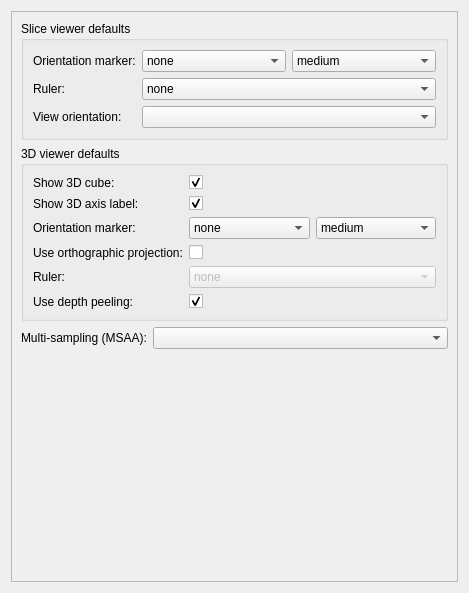
<?xml version="1.0" encoding="UTF-8"?>
<ui version="4.0">
 <class>qCjyxSettingsViewsPanel</class>
 <widget class="ctkSettingsPanel" name="qCjyxSettingsViewsPanel">
  <property name="geometry">
   <rect>
    <x>0</x>
    <y>0</y>
    <width>469</width>
    <height>593</height>
   </rect>
  </property>
  <property name="windowTitle">
   <string>ViewsSettings</string>
  </property>
  <layout class="QVBoxLayout" name="verticalLayout_2">
   <item>
    <widget class="QScrollArea" name="scrollArea">
     <property name="widgetResizable">
      <bool>true</bool>
     </property>
     <widget class="QWidget" name="scrollAreaWidgetContents">
      <property name="geometry">
       <rect>
        <x>0</x>
        <y>0</y>
        <width>449</width>
        <height>573</height>
       </rect>
      </property>
      <property name="sizePolicy">
       <sizepolicy hsizetype="Expanding" vsizetype="Expanding">
        <horstretch>0</horstretch>
        <verstretch>0</verstretch>
       </sizepolicy>
      </property>
      <layout class="QVBoxLayout" name="verticalLayout">
       <item>
        <widget class="ctkCollapsibleGroupBox" name="CollapsibleGroupBox">
         <property name="title">
          <string>Slice viewer defaults</string>
         </property>
         <layout class="QFormLayout" name="formLayout_2">
          <property name="fieldGrowthPolicy">
           <enum>QFormLayout::AllNonFixedFieldsGrow</enum>
          </property>
          <item row="0" column="0">
           <widget class="QLabel" name="SliceOrientationMarkerLabel">
            <property name="text">
             <string>Orientation marker:</string>
            </property>
           </widget>
          </item>
          <item row="0" column="1">
           <layout class="QHBoxLayout" name="horizontalLayout_2">
            <item>
             <widget class="ctkComboBox" name="SliceOrientationMarkerTypeComboBox">
              <item>
               <property name="text">
                <string>none</string>
               </property>
              </item>
              <item>
               <property name="text">
                <string>cube</string>
               </property>
              </item>
              <item>
               <property name="text">
                <string>human</string>
               </property>
              </item>
              <item>
               <property name="text">
                <string>axes</string>
               </property>
              </item>
             </widget>
            </item>
            <item>
             <widget class="ctkComboBox" name="SliceOrientationMarkerSizeComboBox">
              <property name="currentIndex">
               <number>1</number>
              </property>
              <item>
               <property name="text">
                <string>small</string>
               </property>
              </item>
              <item>
               <property name="text">
                <string>medium</string>
               </property>
              </item>
              <item>
               <property name="text">
                <string>large</string>
               </property>
              </item>
             </widget>
            </item>
           </layout>
          </item>
          <item row="1" column="0">
           <widget class="QLabel" name="SliceRulerLabel">
            <property name="text">
             <string>Ruler:</string>
            </property>
           </widget>
          </item>
          <item row="1" column="1">
           <widget class="ctkComboBox" name="SliceRulerTypeComboBox">
            <item>
             <property name="text">
              <string>none</string>
             </property>
            </item>
            <item>
             <property name="text">
              <string>thin</string>
             </property>
            </item>
            <item>
             <property name="text">
              <string>thick</string>
             </property>
            </item>
           </widget>
          </item>
          <item row="2" column="0">
           <widget class="QLabel" name="SliceViewOrientationLabel">
            <property name="text">
             <string>View orientation:</string>
            </property>
           </widget>
          </item>
          <item row="2" column="1">
           <widget class="ctkComboBox" name="SliceViewOrientationComboBox">
            <property name="currentIndex">
             <number>-1</number>
            </property>
           </widget>
          </item>
         </layout>
        </widget>
       </item>
       <item>
        <widget class="ctkCollapsibleGroupBox" name="CollapsibleGroupBox_2">
         <property name="title">
          <string>3D viewer defaults</string>
         </property>
         <layout class="QFormLayout" name="formLayout_3">
          <property name="fieldGrowthPolicy">
           <enum>QFormLayout::AllNonFixedFieldsGrow</enum>
          </property>
          <item row="0" column="0">
           <widget class="QLabel" name="ThreeDBoxVisibilityLabel">
            <property name="text">
             <string>Show 3D cube:</string>
            </property>
           </widget>
          </item>
          <item row="0" column="1">
           <widget class="ctkCheckBox" name="ThreeDBoxVisibilityCheckBox">
            <property name="checked">
             <bool>true</bool>
            </property>
           </widget>
          </item>
          <item row="1" column="0">
           <widget class="QLabel" name="ThreeDAxisLabelsVisibilityLabel">
            <property name="text">
             <string>Show 3D axis label:</string>
            </property>
           </widget>
          </item>
          <item row="1" column="1">
           <widget class="ctkCheckBox" name="ThreeDAxisLabelsVisibilityCheckBox">
            <property name="checked">
             <bool>true</bool>
            </property>
           </widget>
          </item>
          <item row="2" column="0">
           <widget class="QLabel" name="ThreeDOrientationMarkerLabel">
            <property name="text">
             <string>Orientation marker:</string>
            </property>
           </widget>
          </item>
          <item row="2" column="1">
           <layout class="QHBoxLayout" name="horizontalLayout_3">
            <item>
             <widget class="ctkComboBox" name="ThreeDOrientationMarkerTypeComboBox">
              <item>
               <property name="text">
                <string>none</string>
               </property>
              </item>
              <item>
               <property name="text">
                <string>cube</string>
               </property>
              </item>
              <item>
               <property name="text">
                <string>human</string>
               </property>
              </item>
              <item>
               <property name="text">
                <string>axes</string>
               </property>
              </item>
             </widget>
            </item>
            <item>
             <widget class="ctkComboBox" name="ThreeDOrientationMarkerSizeComboBox">
              <property name="currentIndex">
               <number>1</number>
              </property>
              <item>
               <property name="text">
                <string>small</string>
               </property>
              </item>
              <item>
               <property name="text">
                <string>medium</string>
               </property>
              </item>
              <item>
               <property name="text">
                <string>large</string>
               </property>
              </item>
             </widget>
            </item>
           </layout>
          </item>
          <item row="4" column="0">
           <widget class="QLabel" name="ThreeDRulerTypeLabel">
            <property name="text">
             <string>Ruler:</string>
            </property>
           </widget>
          </item>
          <item row="4" column="1">
           <widget class="ctkComboBox" name="ThreeDRulerTypeComboBox">
            <property name="enabled">
             <bool>false</bool>
            </property>
            <property name="toolTip">
             <string>Ruler is only displayed if orthographic projection mode is used.</string>
            </property>
            <item>
             <property name="text">
              <string>none</string>
             </property>
            </item>
            <item>
             <property name="text">
              <string>thin</string>
             </property>
            </item>
            <item>
             <property name="text">
              <string>thick</string>
             </property>
            </item>
           </widget>
          </item>
          <item row="5" column="0">
           <widget class="QLabel" name="ThreeDUseDepthPeelingLabel">
            <property name="text">
             <string>Use depth peeling:</string>
            </property>
           </widget>
          </item>
          <item row="5" column="1">
           <widget class="ctkCheckBox" name="ThreeDUseDepthPeelingCheckBox">
            <property name="toolTip">
             <string>Enabling depth peeling improves rendering of transparent models at the cost of higher computational cost.</string>
            </property>
            <property name="checked">
             <bool>true</bool>
            </property>
           </widget>
          </item>
          <item row="3" column="0">
           <widget class="QLabel" name="label">
            <property name="text">
             <string>Use orthographic projection:</string>
            </property>
           </widget>
          </item>
          <item row="3" column="1">
           <widget class="ctkCheckBox" name="ThreeDUseOrthographicProjectionCheckBox"/>
          </item>
         </layout>
        </widget>
       </item>
       <item>
        <layout class="QHBoxLayout" name="horizontalLayout">
         <item>
          <widget class="QLabel" name="MSAALabel">
           <property name="text">
            <string>Multi-sampling (MSAA):</string>
           </property>
          </widget>
         </item>
         <item>
          <widget class="QComboBox" name="MSAAComboBox">
           <property name="sizePolicy">
            <sizepolicy hsizetype="Expanding" vsizetype="Fixed">
             <horstretch>0</horstretch>
             <verstretch>0</verstretch>
            </sizepolicy>
           </property>
           <property name="toolTip">
            <string>&lt;!DOCTYPE HTML PUBLIC &quot;-//W3C//DTD HTML 4.0//EN&quot; &quot;http://www.w3.org/TR/REC-html40/strict.dtd&quot;&gt;
&lt;html&gt;&lt;head&gt;&lt;meta name=&quot;qrichtext&quot; content=&quot;1&quot; /&gt;&lt;style type=&quot;text/css&quot;&gt;
p, li { white-space: pre-wrap; }
&lt;/style&gt;&lt;/head&gt;&lt;body style=&quot; font-family:'MS Shell Dlg 2'; font-size:8.25pt; font-weight:400; font-style:normal;&quot;&gt;
&lt;p style=&quot; margin-top:0px; margin-bottom:0px; margin-left:0px; margin-right:0px; -qt-block-indent:0; text-indent:0px;&quot;&gt;&lt;span style=&quot; font-size:8pt;&quot;&gt;Use multisampling for full-screen anti-aliasing.&lt;/span&gt;&lt;/p&gt;&lt;/body&gt;&lt;/html&gt;</string>
           </property>
          </widget>
         </item>
        </layout>
       </item>
       <item>
        <spacer name="verticalSpacer">
         <property name="orientation">
          <enum>Qt::Vertical</enum>
         </property>
         <property name="sizeType">
          <enum>QSizePolicy::Expanding</enum>
         </property>
         <property name="sizeHint" stdset="0">
          <size>
           <width>20</width>
           <height>40</height>
          </size>
         </property>
        </spacer>
       </item>
      </layout>
     </widget>
    </widget>
   </item>
  </layout>
 </widget>
 <customwidgets>
  <customwidget>
   <class>ctkCheckBox</class>
   <extends>QCheckBox</extends>
   <header>ctkCheckBox.h</header>
  </customwidget>
  <customwidget>
   <class>ctkCollapsibleGroupBox</class>
   <extends>QGroupBox</extends>
   <header>ctkCollapsibleGroupBox.h</header>
   <container>1</container>
  </customwidget>
  <customwidget>
   <class>ctkComboBox</class>
   <extends>QComboBox</extends>
   <header>ctkComboBox.h</header>
  </customwidget>
  <customwidget>
   <class>ctkSettingsPanel</class>
   <extends>QWidget</extends>
   <header>ctkSettingsPanel.h</header>
   <container>1</container>
  </customwidget>
 </customwidgets>
 <resources/>
 <connections>
  <connection>
   <sender>ThreeDUseOrthographicProjectionCheckBox</sender>
   <signal>toggled(bool)</signal>
   <receiver>ThreeDRulerTypeComboBox</receiver>
   <slot>setEnabled(bool)</slot>
   <hints>
    <hint type="sourcelabel">
     <x>355</x>
     <y>292</y>
    </hint>
    <hint type="destinationlabel">
     <x>355</x>
     <y>326</y>
    </hint>
   </hints>
  </connection>
 </connections>
</ui>
